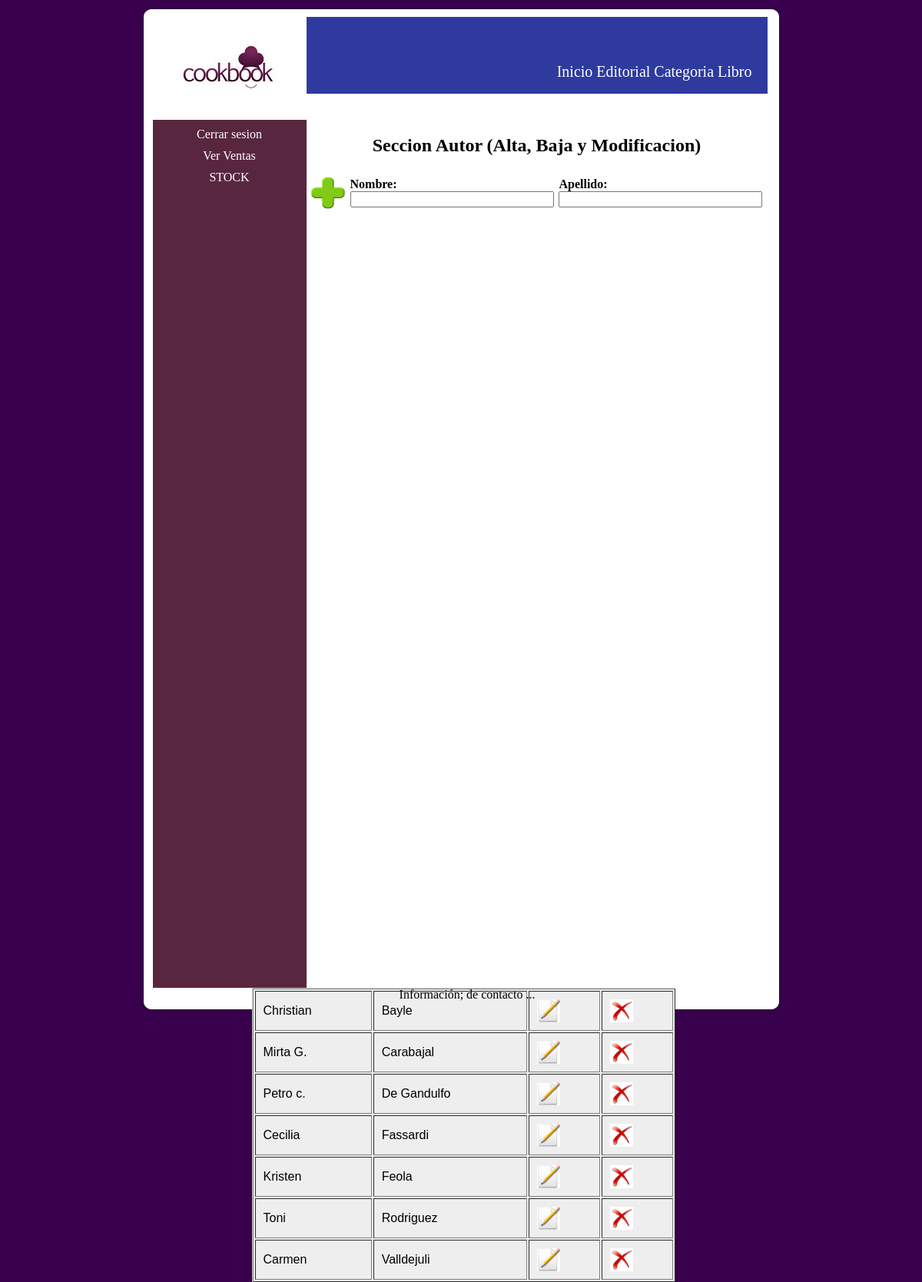
The app's page /Sistema/autor.php?error=0 (signed in) with its own data.
### tables this page shows
CREATE TABLE IF NOT EXISTS `autor` (
  `id_autor` int(12) NOT NULL AUTO_INCREMENT,
  `nombre_autor` varchar(30) NOT NULL,
  `apellido_autor` varchar(30) NOT NULL,
  PRIMARY KEY (`id_autor`)
);

### Sistema/autor.php (the view, shortened to what this page needs)
<?php
   if ($_SESSION['estado'] == "logeado"){
   include('conectar.php');
	if ( isset($_GET['error'])  and  $_GET['error'] == '1' ){?>
	<?php };
	$result = mysqli_query($link, "SELECT * FROM autor ORDER BY apellido_autor asc");
 ?>
<!DOCTYPE html PUBLIC "-//W3C//DTD XHTML 1.0 Strict//EN"
	"http://www.w3.org/TR/xhtml1/DTD/xhtml1-strict.dtd">
<html xmlns="http://www.w3.org/1999/xhtml" xml:lang="en" lang="en">
</html>
<head>
 <link rel="stylesheet" href="estilos.css"/>
 </head>
 <body>
<div class="contenedor">
   <div class='fondoContenedorTop'></div>
   <div class='fondoContenedorMain'>
	  <div class="encabezado">
		  <div class="logo"></div>
		<div class="menu">
				<div class="logeo">
					    <a href="./Backend.php">Inicio</a>
					    <a href="./editorial.php">Editorial</a>
						<a href="./categoria.php">Categoria</a>
					    <a href="./libro.php">Libro</a>
	            </div>
		</div>
	  </div>
		<div class="principal">
				  <div class="columna">
						<div class="sesion"><a href='cerrarSesion.php'>Cerrar sesion</a></div>
						<div class="sesion"><a href='EstadoVenta.php'>Ver Ventas</a></div>
						<div class="sesion"><a href='stock.php'>STOCK</a></div>
				  </div>
				  <h2>Seccion Autor (Alta, Baja y Modificacion)</h2>
				  <form id="formid" method="post" action="actionAgregarAutor.php">
						  <table>
							  <tr>
								   <td><input type="image" name="boton_agregar" width=50px; height=50px; src="./Imagenes/agregar.png" onclick="valida_autor()"></td>
								   <p><td><b>Nombre: </b><input type="text" name="agregar" id="agregar" size="30" maxlength="30"></td></p>
								   <p><td><b>Apellido: </b><input type="text" name="agregar_ape" id="agregar_ape" size="30" maxlength="30"></td></p>
							  </tr>
						  </table>
				  </form>
				  <div class="tabla">
								 <table width="550px" border="1" cellpadding="10">
									  <?php while ($arreglo = mysqli_fetch_array($result)) {
										   $eliminar = $arreglo['id_autor'];
										   $ape = $arreglo['apellido_autor'];?>
											<tr>
											<td><?php echo $arreglo["nombre_autor"] ?></td>
											<td><?php echo $arreglo["apellido_autor"] ?></td>
											<form action="modificar_autor.php" method="post">
													<td><input type="image" name="modificar" value=<?php echo $eliminar ?> width=30px; height=30px; src="./Imagenes/modificar.png"></td>
											</form>
											<form action="actionEliminarAutor.php" method="post">
												<td><input type="image" name="eliminar" value=<?php echo $eliminar ?> width=30px; height=30px; src="./Imagenes/eliminar.png"></td>
											</form>
											</tr>
									  <?php } ?>
								  </table>
				  </div>
		 </div>
	  <div class="piedepagina">
		Informaci&oacuten; de contacto ...
	  </div>
     </div>
</div>
</body>
</html>
<?php }
       else {
		  header("Location: login.php?error=1");
		   }
?>

### Sistema/estilos.css (style rules this page uses)
body { background-image:url("./Imagenes/Fondo.png"); text-align:center; }
.contenedor { width:835px; margin:auto; }
.encabezado { background-image:url("./Imagenes/banner.png"); width:800px; height:100px; background-repeat:no-repeat; }
.logo { background-image:url("./Imagenes/Logo.png"); float: left; width:200px; height:134px; }
.logeo { float:left; margin-left:20px; margin-top:60px; font-size:20px; }
a:link { color:#FFFFFF; text-decoration:none; }
.sesion { margin-top:10px; }
.columna { float:left; background-image:url("./Imagenes/columna.png"); width:200px; height:1130px; }
.tabla { float:right; margin-right:120px; border-top:1px solid #ccc; border-left:1px solid #ccc; background-color:#eee; color: gray; text-align:center; font-family:arial,verdana,times; }
.menu { float: right; padding-right:20px; }
.principal { height:1110px; width:800px; float:left; }
.fondoContenedorTop { background-image:url("./Imagenes/panel_arriba.png"); height:14px; }
.fondoContenedorMain { background-image:url("./Imagenes/panel_medio.png"); padding-left:16px; }
.piedepagina { padding-top:20px; clear:both; text-align:center; }

### records on screen
autor: nombre_autor "Christian", apellido_autor "Bayle"
autor: nombre_autor "Mirta G.", apellido_autor "Carabajal"
autor: nombre_autor "Petro c.", apellido_autor "De Gandulfo"
autor: nombre_autor "Cecilia", apellido_autor "Fassardi"
autor: nombre_autor "Kristen", apellido_autor "Feola"
autor: nombre_autor "Toni", apellido_autor "Rodriguez"
autor: nombre_autor "Carmen", apellido_autor "Valldejuli"
